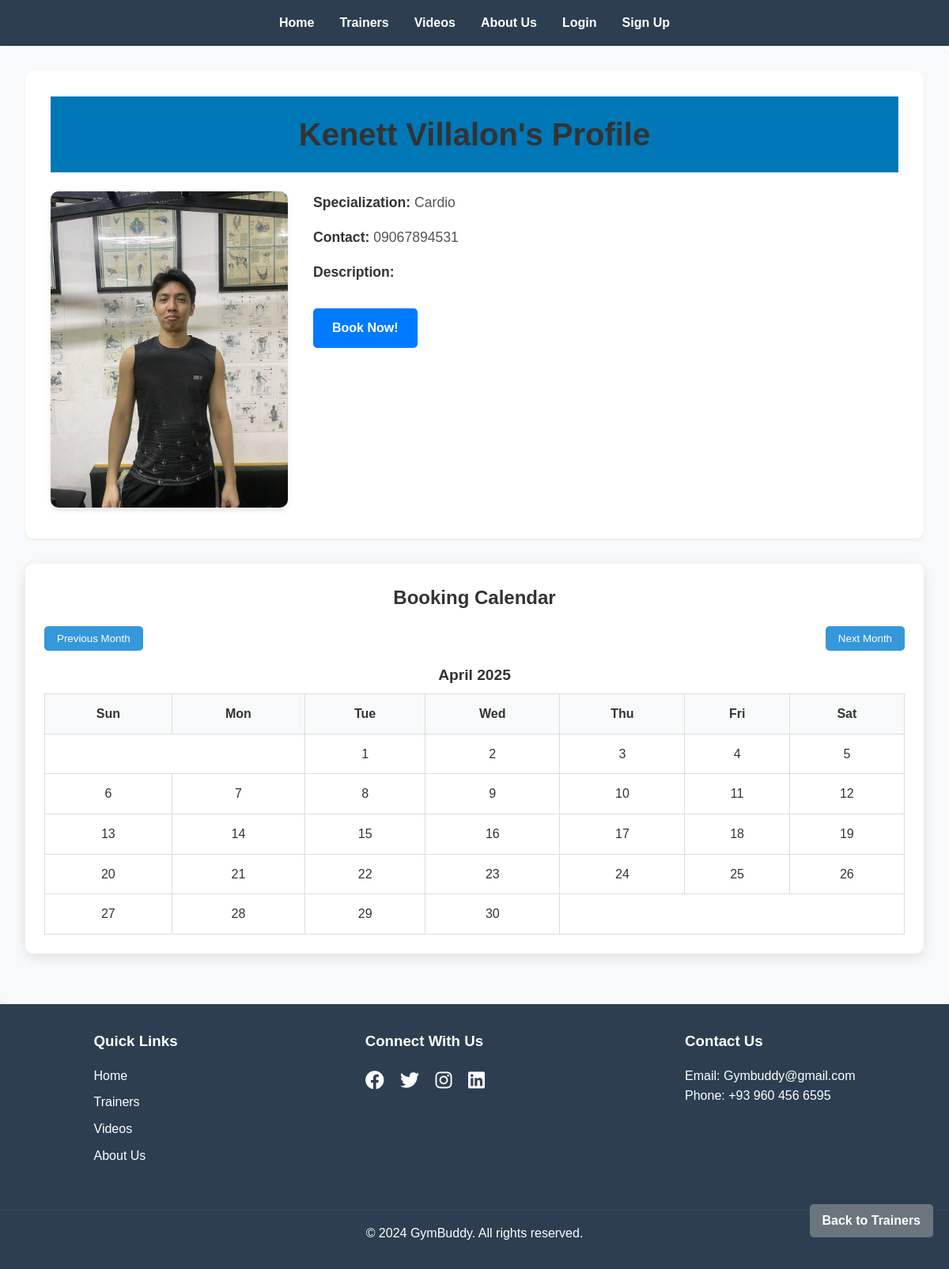
Page /trainer_profile.php?trainer_id=22 on the committed database.
### tables this page shows
CREATE TABLE `trainers` (
  `id` int(11) NOT NULL,
  `name` varchar(100) NOT NULL,
  `description` text DEFAULT NULL,
  `contact` varchar(50) DEFAULT NULL,
  `image_url` varchar(255) DEFAULT NULL,
  `specialization` varchar(255) DEFAULT NULL,
  `status` enum('pending','approved','rejected') DEFAULT 'pending'
);

### trainer_profile.php (the view, shortened to what this page needs)
<?php
include 'php/config.php';
$trainer_id = $_GET['trainer_id'];
$sql = "SELECT * FROM trainers WHERE id = ?";
$stmt = $pdo->prepare($sql);
$stmt->execute([$trainer_id]);
$trainer = $stmt->fetch();
?>
<!DOCTYPE html>
<html lang="en">
<head>
    <link rel="stylesheet" href="css/style.css">
    <link rel="stylesheet" href="css/trainer_profile.css">
    <link rel="stylesheet" href="https://cdnjs.cloudflare.com/ajax/libs/font-awesome/6.1.1/css/all.min.css">
    <link rel="stylesheet" href="css/calendar.css">
</head>
<body>
    <header>
        <nav>
            <ul>
                <li><a href="index.php">Home</a></li>
                <li><a href="trainers.php">Trainers</a></li>
                <li><a href="videos.php">Videos</a></li>
                <li><a href="about.php">About Us</a></li>
                <?php if(isset($_SESSION['user_id'])): ?>
                    <?php if(isset($_SESSION['user_role']) && $_SESSION['user_role'] === 'admin'): ?>
                        <li><a href="php/admin_dashboard.php">Admin Dashboard</a></li>
                    <?php elseif(isset($_SESSION['user_role']) && $_SESSION['user_role'] === 'trainer'): ?>
                        <li><a href="php/trainer_dashboard.php">Trainer Dashboard</a></li>
                    <?php elseif(isset($_SESSION['user_role']) && $_SESSION['user_role'] === 'user'): ?>
                        <li><a href="php/user_dashboard.php">My Bookings</a></li>
                    <?php endif; ?>
                    <li><a href="php/logout.php">Logout</a></li>
                <?php else: ?>
                    <li><a href="php/login.php">Login</a></li>
                    <li><a href="php/signup.php">Sign Up</a></li>
                <?php endif; ?>
            </ul>
        </nav>
    </header>
    <main class="trainer-profile-page">
        <div class="trainer-profile">
            <h1 class="heading"><?php echo htmlspecialchars($trainer['name']); ?>'s Profile</h1>
            <div class="trainer-info">
                <div class="trainer-image">
                    <img src="uploads/<?php echo htmlspecialchars($trainer['image_url']); ?>" alt="<?php echo htmlspecialchars($trainer['name']); ?>">
                </div>
                <div class="trainer-details">
                    <p><strong>Specialization:</strong> <?php echo htmlspecialchars($trainer['specialization']); ?></p>
                    <p><strong>Contact:</strong> <?php echo htmlspecialchars($trainer['contact']); ?></p>
                    <p><strong>Description:</strong> <?php echo htmlspecialchars($trainer['description']); ?></p>
                    <a href="booking.php?trainer_id=<?php echo $trainer['id']; ?>" class="btn book-now">Book Now!</a>
                </div>
            </div>
        </div>
        <?php
        $sql = "SELECT date FROM bookings WHERE trainer_id = ? AND status = 'confirmed'";
        $stmt = $pdo->prepare($sql);
        $stmt->execute([$trainer_id]);
        $confirmed_dates = $stmt->fetchAll(PDO::FETCH_COLUMN);
        function generateCalendar($year, $month, $confirmed_dates) {
            $calendar = "";
            $daysOfWeek = array('Sun', 'Mon', 'Tue', 'Wed', 'Thu', 'Fri', 'Sat');
            $firstDayOfMonth = mktime(0,0,0,$month,1,$year);
            $numberDays = date('t', $firstDayOfMonth);
            $dateComponents = getdate($firstDayOfMonth);
            $monthName = $dateComponents['month'];
            $dayOfWeek = $dateComponents['wday'];
            $calendar .= "<table class='calendar'>";
            $calendar .= "<caption>$monthName $year</caption>";
            $calendar .= "<tr>";
            foreach($daysOfWeek as $day) {
                $calendar .= "<th class='header'>$day</th>";
            }
            $calendar .= "</tr><tr>";
            $currentDay = 1;
            if ($dayOfWeek > 0) {
                $calendar .= "<td colspan='$dayOfWeek'>&nbsp;</td>";
            }
            $month = str_pad($month, 2, "0", STR_PAD_LEFT);
            while ($currentDay <= $numberDays) {
                if ($dayOfWeek == 7) {
                    $dayOfWeek = 0;
                    $calendar .= "</tr><tr>";
                }
                $currentDayRel = str_pad($currentDay, 2, "0", STR_PAD_LEFT);
                $date = "$year-$month-$currentDayRel";
                if (in_array($date, $confirmed_dates)) {
                    $calendar .= "<td class='day confirmed' data-date='$date'>$currentDay</td>";
                } else {
                    $calendar .= "<td class='day'>$currentDay</td>";
                }
                $currentDay++;
                $dayOfWeek++;
            }
            if ($dayOfWeek != 7) {
                $remainingDays = 7 - $dayOfWeek;
                $calendar .= "<td colspan='$remainingDays'>&nbsp;</td>";
            }
            $calendar .= "</tr>";
            $calendar .= "</table>";
            return $calendar;
        }
        ?>
        <div class="calendar-section">
            <h2>Booking Calendar</h2>
            <div class="calendar-controls">
                <button id="prevMonth">Previous Month</button>
                <button id="nextMonth">Next Month</button>
            </div>
            <div id="calendar">
                <?php
                $current_year = date('Y');
                $current_month = date('m');
                echo generateCalendar($current_year, $current_month, $confirmed_dates);
                ?>
            </div>
        </div>
    </main>
    <footer>
        <div class="footer-content">
            <div class="footer-section">
                <h3>Quick Links</h3>
                <ul>
                    <li><a href="index.php">Home</a></li>
                    <li><a href="trainers.php">Trainers</a></li>
                    <li><a href="videos.php">Videos</a></li>
                    <li><a href="about.php">About Us</a></li>
                </ul>
            </div>
            <div class="footer-section">
                <h3>Connect With Us</h3>
                <div class="social-icons">
                    <a href="#"><i class="fab fa-facebook"></i></a>
                    <a href="#"><i class="fab fa-twitter"></i></a>
                    <a href="#"><i class="fab fa-instagram"></i></a>
                    <a href="#"><i class="fab fa-linkedin"></i></a>
                </div>
            </div>
            <div class="footer-section">
                <h3>Contact Us</h3>
                <p>Email: Gymbuddy@gmail.com</p>
                <p>Phone: +93 960 456 6595</p>
            </div>
        </div>
        <div class="footer-bottom">
            <p>&copy; 2024 GymBuddy. All rights reserved.</p>
        </div>
    </footer>
    <a href="trainers.php" class="back-to-home">Back to Trainers</a>
</body>
</html>

### css/style.css (style rules this page uses)
* { margin: 0; padding: 0; box-sizing: border-box; }
body { font-family: Arial, sans-serif; line-height: 1.6; color: #333; }
header { background-color: #2c3e50; color: #fff; padding: 1rem 0; }
nav ul { list-style-type: none; display: flex; justify-content: center; }
nav ul li { margin: 0 1rem; }
nav ul li a { color: #fff; text-decoration: none; font-weight: bold; }
.heading { text-align: center; font-size: 3rem; color:white; padding:1rem; background: #0077b6; }
footer { background-color: #2c3e50; color: #fff; padding: 2rem 0; }
.footer-content { display: flex; justify-content: space-around; flex-wrap: wrap; }
.footer-section { margin-bottom: 1rem; }
.footer-section h3 { margin-bottom: 1rem; }
.footer-section ul { list-style-type: none; }
.footer-section ul li { margin-bottom: 0.5rem; }
.footer-section ul li a { color: #fff; text-decoration: none; }
.social-icons a { color: #fff; font-size: 1.5rem; margin-right: 1rem; }
.footer-bottom { text-align: center; margin-top: 2rem; padding-top: 1rem; border-top: 1px solid #34495e; }
.back-to-home { position: fixed; bottom: 20px; right: 20px; background-color: #3498db; color: #fff; padding: 10px 15px; text-decoration: none; border-radius: 5px; font-weight: bold; }
.book-now { display: inline-block; background-color: #3498db; color: #fff; padding: 0.5rem 1rem; text-decoration: none; border-radius: 5px; margin: 1rem 0; transition: background-color 0.3s ease; }
.back-to-home { display: block; text-align: center; margin: 20px auto; color: #ffffff; text-decoration: none; }

### css/trainer_profile.css (style rules this page uses)
.trainer-profile-page { max-width: 1200px; margin: 0 auto; padding: 2rem; background-color: #f8f9fa; border-radius: 10px; box-shadow: 0 4px 6px rgba(0, 0, 0, 0.1); }
.trainer-profile { background-color: #ffffff; border-radius: 10px; padding: 2rem; margin-bottom: 2rem; box-shadow: 0 2px 4px rgba(0, 0, 0, 0.05); }
.heading { font-size: 2.5rem; color: #333; margin-bottom: 1.5rem; text-align: center; }
.trainer-info { display: flex; flex-wrap: wrap; gap: 2rem; align-items: flex-start; }
.trainer-image { flex: 0 0 300px; }
.trainer-image img { width: 100%; height: auto; border-radius: 10px; box-shadow: 0 4px 6px rgba(0, 0, 0, 0.1); }
.trainer-details { flex: 1; min-width: 300px; }
.trainer-details p { margin-bottom: 1rem; font-size: 1.1rem; color: #555; }
.trainer-details strong { color: #333; font-weight: 600; }
.btn.book-now { display: inline-block; background-color: #007bff; color: #fff; padding: 0.75rem 1.5rem; border-radius: 5px; text-decoration: none; font-weight: 600; transition: background-color 0.3s ease; }
table { width: 100%; border-collapse: collapse; margin-top: 1rem; }
th, td { padding: 0.75rem; text-align: left; border-bottom: 1px solid #dee2e6; }
th { background-color: #f8f9fa; font-weight: 600; color: #333; }
.back-to-home { display: inline-block; margin-top: 2rem; padding: 0.5rem 1rem; background-color: #6c757d; color: #fff; text-decoration: none; border-radius: 5px; transition: background-color 0.3s ease; }

### css/calendar.css (style rules this page uses)
.calendar-section { margin: 2rem 0; padding: 1.5rem; background-color: #fff; border-radius: 10px; box-shadow: 0 5px 15px rgba(0, 0, 0, 0.1); }
.calendar-section h2 { text-align: center; margin-bottom: 1rem; color: #333; }
.calendar-controls { display: flex; justify-content: space-between; align-items: center; margin-bottom: 1rem; }
.calendar-controls button { background-color: #3498db; color: white; border: none; padding: 0.5rem 1rem; border-radius: 5px; cursor: pointer; transition: background-color 0.3s; }
.calendar { width: 100%; border-collapse: collapse; margin-top: 1rem; }
.calendar caption { font-size: 1.2rem; font-weight: bold; margin-bottom: 0.5rem; color: #333; }
.calendar th { background-color: #f8f9fa; padding: 0.75rem; text-align: center; border: 1px solid #ddd; }
.calendar td { padding: 0.75rem; text-align: center; border: 1px solid #ddd; }
.calendar .day { cursor: pointer; transition: background-color 0.3s; }

### rows in the picture
trainers: name "Kenett Villalon", image_url (picture), specialization "Cardio", contact "09067894531"

### other values in the picture
$monthName "April"
$day "Sun"
$day "Mon"
$day "Tue"
$day "Wed"
$day "Thu"
$day "Fri"
$day "Sat"
